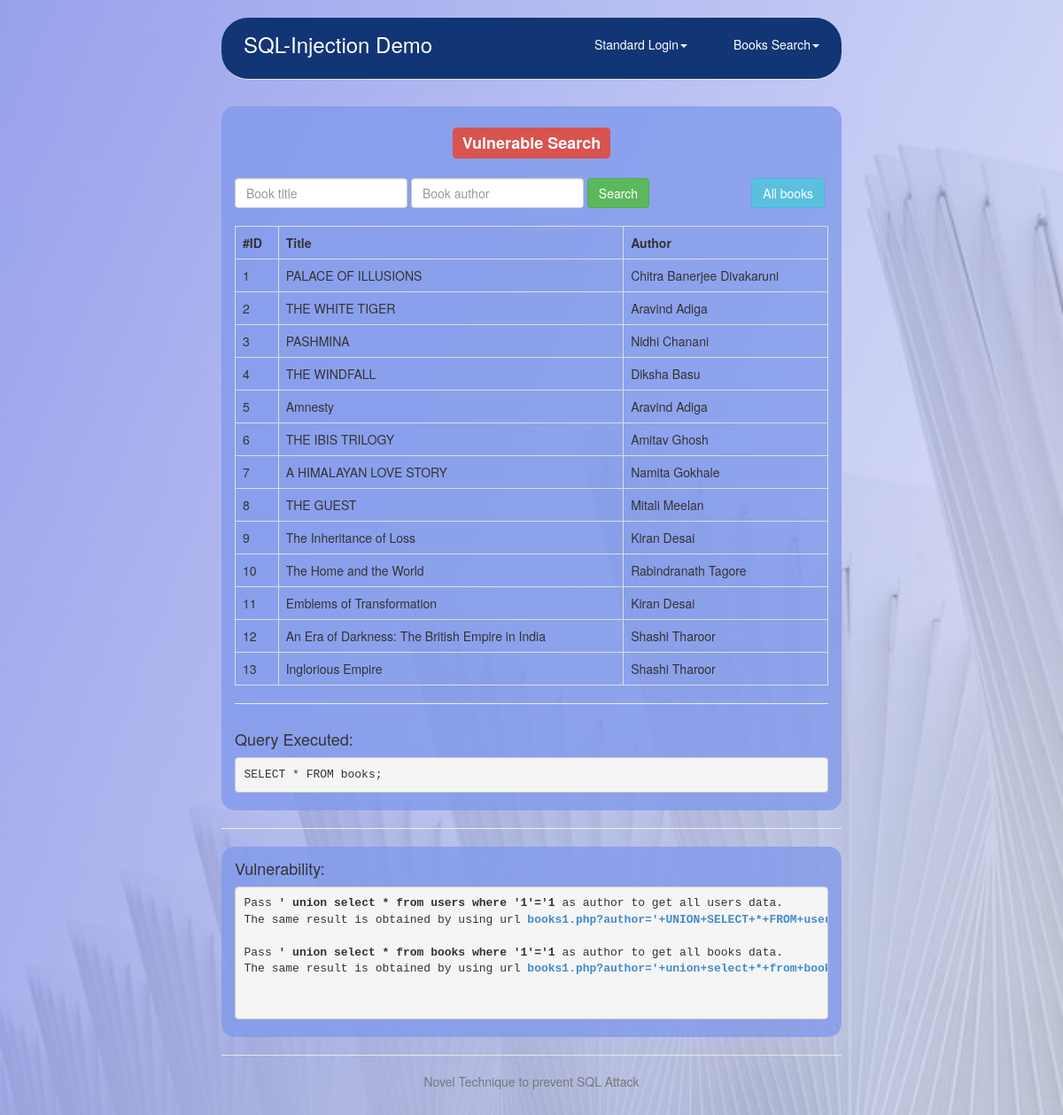
The page /books1.php?all=1 on the database its author committed.
### tables this page shows
CREATE TABLE IF NOT EXISTS `books` (
  `id` INT(11) NOT NULL AUTO_INCREMENT,
  `title` VARCHAR(50) NOT NULL DEFAULT '0',
  `author` VARCHAR(50) NOT NULL DEFAULT '0',
  PRIMARY KEY (`id`)
)
COLLATE='latin1_swedish_ci';

### books1.php (the view, shortened to what this page needs)
<?php
require "db_connect.php";
?>
<!DOCTYPE html>
<html lang="en">
<head>
  <link href="css/bootstrap.min.css" rel="stylesheet">
  <link href="css/style.css" rel="stylesheet">
</head>
<body>
  <div class="container">
    <div class="header hidden-xs">
      <ul class="nav nav-pills pull-right">
        <li class="dropdown">
          <a href="#" class="dropdown-toggle" data-toggle="dropdown">Standard Login<b class="caret"></b></a>
        </li>
        <li class="dropdown">
          <a href="#" class="dropdown-toggle" data-toggle="dropdown">Books Search<b class="caret"></b></a>
        </li>
      </ul>
      <h3 class="textnav"><a href="index.php" style="color: white;">SQL-Injection Demo</a></h3>
    </div>
    <div class="jumbotron3s">
    <h3 class="text-center"><span class="label label-danger">
        Vulnerable Search</span></h3><br>
    <div class="row">
      <div class="col-sm-10">
        <form class="form-inline" role="form" action="books1.php" method="GET">
          <div class="form-group">
            <input type="text" name="title" class="form-control" placeholder="Book title">
          </div>
          <div class="form-group">
            <input type="text" name="author" class="form-control" placeholder="Book author">
          </div>
          <button type="submit" class="btn btn-success">Search</button>
        </form>
      </div>
      <div class="col-sm-2">
        <a href="books1.php?all=1"><button type="button" class="btn btn-info">All books</button></a>
      </div>
    </div>
    <br>
    <table class="table table-bordered">
      <tr>
        <th>#ID</th>
        <th>Title</th>
        <th>Author</th>
      </tr>
      <?php
      $query = null;
      if (@$_GET['all'] == 1) {
        $query = "SELECT * FROM books;";
      } else if (@$_GET['title'] || @$_GET['author']) {
        $query = sprintf(
          "SELECT * FROM books WHERE title = '%s' OR author = '%s';",
          $_GET['title'],
          $_GET['author']
        );
      }
      if ($query != null) {
        $result = mysqli_query($connection, $query);
        while (($row = mysqli_fetch_row($result)) != null) {
          printf("<tr><td>%s</td><td>%s</td><td>%s</td></tr>", $row[0], $row[1], $row[2]);
        }
      }
      ?>
    </table>
    <hr>
    <div class="row">
      <div class="col-sm-12">
        <h4>Query Executed:</h4>
      </div>
    </div>
    <div class="row">
      <div class="col-sm-12">
        <div class="highlight">
          <pre><?= $query ?></pre>
        </div>
      </div>
    </div>
  </div>
    <hr>
    <div class="jumbotron3">
    <div class="row">
      <div class="col-sm-12">
        <h4>Vulnerability:</h4>
      </div>
    </div>
    <div class="row">
      <div class="col-sm-12">
        <div class="highlight">
        <pre>
Pass <strong>' union select * from users where '1'='1</strong> as author to get all users data.
The same result is obtained by using url <a href="books1.php?author='+UNION+SELECT+*+FROM+users+WHERE '1'='1"><strong>books1.php?author='+UNION+SELECT+*+FROM+users+WHERE '1'='1</strong></a>.<br>
Pass <strong>' union select * from books where '1'='1</strong> as author to get all books data.
The same result is obtained by using url <a href="books1.php?author='+union+select+*+from+books+where '1'='1"><strong>books1.php?author='+union+select+*+from+books+where '1'='1</strong></a>.<br>
          </pre>
        </div>
      </div>
    </div>
  </div>
    <br>
    <?php include("footer.php"); ?>
  </div>
</body>
</html>

### footer.php
<div class="footer">
  <p class="text-center">Novel Technique to prevent SQL Attack
  </p>
</div>

### css/style.css (style rules this page uses)
body { padding-top: 20px; padding-bottom: 20px; }
body::before { content: ''; position: fixed; top: 0; left: 0; height: 100%; width: 100%; z-index: -1; background: #1b1b32; background-image: linear-gradient(115deg, rgba(109, 121, 230, 0.685), rgba(192, 202, 241, 0.37)), url('bg.jpg'); background-repeat: no-repeat; background-size:cover; }
.header, .marketing, .footer { padding-right: 15px; padding-left: 15px; }
.header { border-bottom: 1px solid #e5e5e5; background-color: rgb(18, 53, 117); border-radius: 30px; }
.dropdown-toggle { color: white; margin: 10px; }
.textnav { padding: 10px; color: white; margin: 15px; }
.header h3 { padding-bottom: 19px; margin-top: 0; margin-bottom: 0; line-height: 40px; }
.header a { text-decoration: none; }
.footer { padding-top: 19px; color: #777; border-top: 1px solid #e5e5e5; }
@media (min-width: 768px) { .container { max-width: 730px; } }
.jumbotron3 { background-color: rgba(129, 154, 235, 0.795); padding-left: 15px; padding-right: 15px; padding-bottom: 10px; padding-top:5px ; font-size: 21px; border-radius: 15px; }
.jumbotron3s { align-items: center; background-color: rgba(129, 154, 235, 0.795); padding-left: 15px; padding-right: 15px; padding-bottom: 10px; padding-top:5px ; border-radius: 15px; }
.highlight { border-radius: 20px; }
@media screen and (min-width: 768px) { .header, .marketing, .footer { padding-right: 0; padding-left: 0; } }
@media screen and (min-width: 768px) { .header { margin-bottom: 30px; } }

### rows shown on the page
books: id "1", title "PALACE OF ILLUSIONS", author "Chitra Banerjee Divakaruni"
books: id "2", title "THE WHITE TIGER", author "Aravind Adiga"
books: id "3", title "PASHMINA", author "Nidhi Chanani"
books: id "4", title "THE WINDFALL", author "Diksha Basu"
books: id "5", title "Amnesty", author "Aravind Adiga"
books: id "6", title "THE IBIS TRILOGY", author "Amitav Ghosh"
books: id "7", title "A HIMALAYAN LOVE STORY", author "Namita Gokhale"
books: id "8", title "THE GUEST", author "Mitali Meelan"
books: id "9", title "The Inheritance of Loss", author "Kiran Desai"
books: id "10", title "The Home and the World", author "Rabindranath Tagore"
books: id "11", title "Emblems of Transformation", author "Kiran Desai"
books: id "12", title "An Era of Darkness: The British Empire in India", author "Shashi Tharoor"
books: id "13", title "Inglorious Empire", author "Shashi Tharoor"

### other values the page prints
$query "SELECT * FROM books;"
